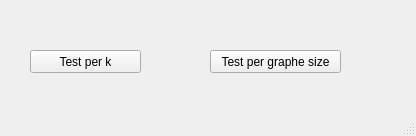
<?xml version="1.0" encoding="UTF-8"?>
<ui version="4.0">
 <class>MainWindow</class>
 <widget class="QMainWindow" name="MainWindow">
  <property name="geometry">
   <rect>
    <x>0</x>
    <y>0</y>
    <width>416</width>
    <height>136</height>
   </rect>
  </property>
  <property name="windowTitle">
   <string>MainWindow</string>
  </property>
  <widget class="QWidget" name="centralwidget">
   <widget class="QPushButton" name="perK">
    <property name="geometry">
     <rect>
      <x>30</x>
      <y>50</y>
      <width>111</width>
      <height>23</height>
     </rect>
    </property>
    <property name="text">
     <string>Test per k</string>
    </property>
   </widget>
   <widget class="QPushButton" name="perSize">
    <property name="geometry">
     <rect>
      <x>210</x>
      <y>50</y>
      <width>131</width>
      <height>23</height>
     </rect>
    </property>
    <property name="text">
     <string>Test per graphe size</string>
    </property>
   </widget>
  </widget>
  <widget class="QMenuBar" name="menubar">
   <property name="geometry">
    <rect>
     <x>0</x>
     <y>0</y>
     <width>416</width>
     <height>21</height>
    </rect>
   </property>
  </widget>
  <widget class="QStatusBar" name="statusbar"/>
 </widget>
 <resources/>
 <connections/>
</ui>
